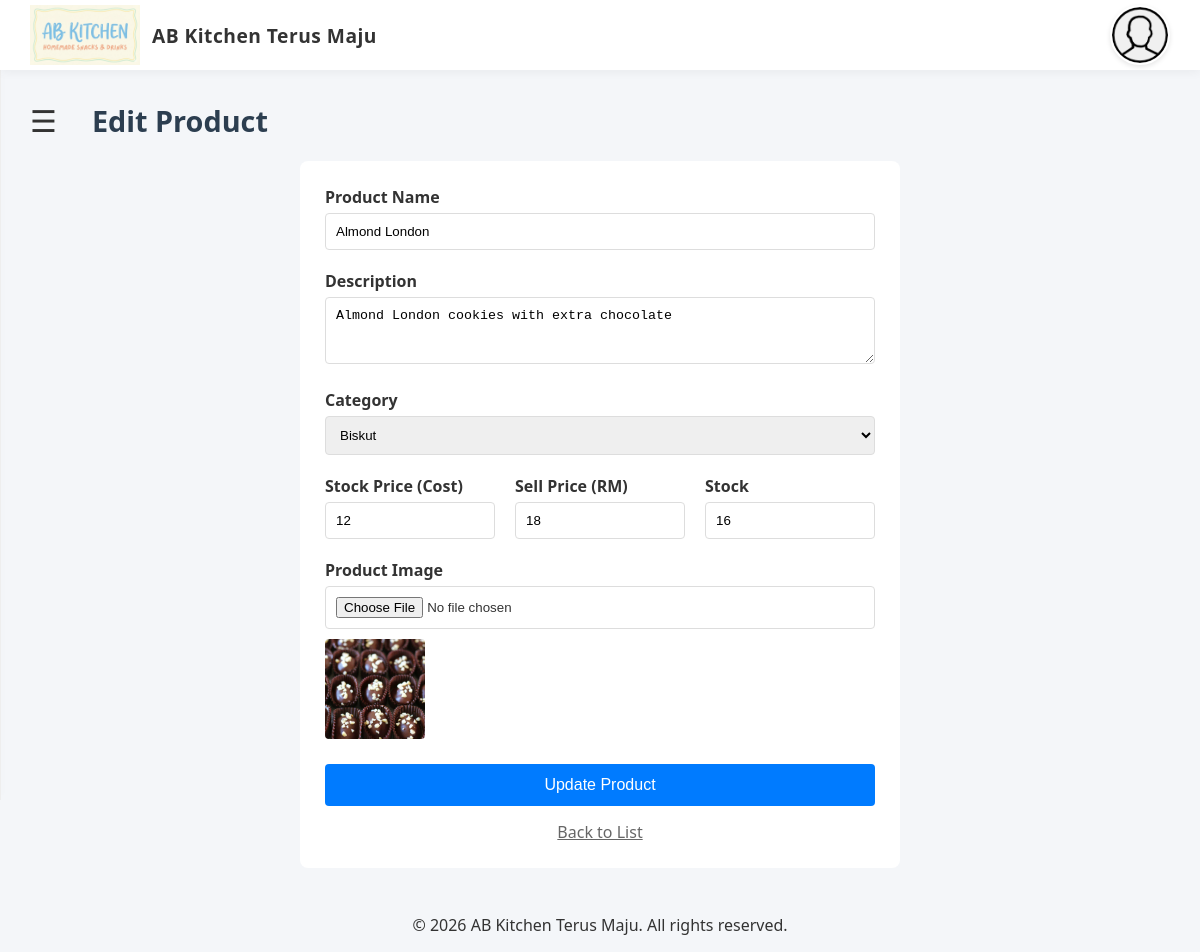
The app's page /products/edit?id=14 (signed in), older data.
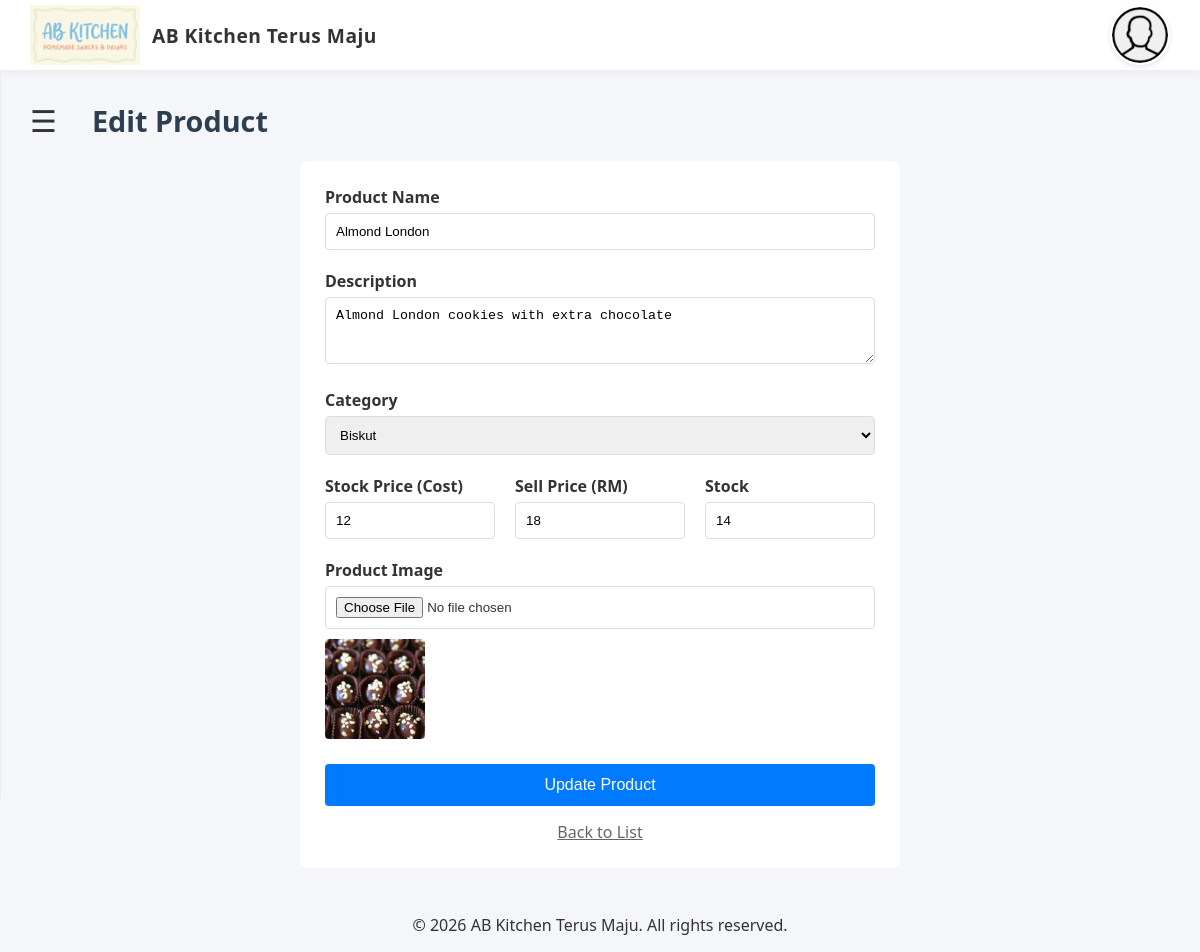
The same page, newer data.
### tables this page shows
CREATE TABLE products (
                id INTEGER PRIMARY KEY AUTOINCREMENT,
                name TEXT NOT NULL,
                description TEXT,
                price REAL NOT NULL,
                stock INTEGER DEFAULT 0,
                image_url TEXT,
                created_at DATETIME DEFAULT CURRENT_TIMESTAMP
            , stock_price REAL DEFAULT 0.00, category_id INTEGER DEFAULT NULL);

CREATE TABLE categories (
        id INTEGER PRIMARY KEY AUTOINCREMENT,
        name TEXT NOT NULL UNIQUE
    );

### pages/products/edit_product.php (the view, shortened to what this page needs)
<?php
require_once '../../header.php';
$id = $_GET['id'];
try {
    $stmt = $pdo->prepare("SELECT * FROM products WHERE id = ?");
    $stmt->execute([$id]);
    $product = $stmt->fetch();
} catch (PDOException $e) {
    die("Error: " . $e->getMessage());
}
$stmtCat = $pdo->query("SELECT * FROM categories ORDER BY name ASC");
$categories = $stmtCat->fetchAll();
?>
<!DOCTYPE html>
<html lang="en">
<head>
    <link rel="stylesheet" href="../../styles/admin_dashboard.css">
</head>
<body>
    <main class="dashboard-container" id="main">
        <div class="dashboard-header">
            <span class="menu-toggle" onclick="openNav(event)">&#9776;</span>
            <div class="welcome-banner">
                <h1>Edit Product</h1>
            </div>
        </div>
        <div class="form-container">
            <form method="POST" enctype="multipart/form-data">
                <div class="form-group">
                    <label>Product Name</label>
                    <input type="text" name="name" value="<?= htmlspecialchars($product['name']) ?>" required>
                </div>
                <div class="form-group">
                    <label>Description</label>
                    <textarea name="description" rows="3"><?= htmlspecialchars($product['description']) ?></textarea>
                </div>
                <div class="form-group">
                    <label>Category</label>
                    <select name="category_id" class="form-control" style="width:100%;padding:10px;border:1px solid #ddd;border-radius:4px;">
                        <?php foreach ($categories as $cat): ?>
                            <option value="<?= $cat['id'] ?>" <?= ($product['category_id'] ?? '') == $cat['id'] ? 'selected' : '' ?>>
                                <?= htmlspecialchars($cat['name']) ?>
                            </option>
                        <?php endforeach; ?>
                    </select>
                </div>
                <div class="form-group" style="display:flex;gap:20px;">
                    <div style="flex:1;">
                        <label>Stock Price (Cost)</label>
                        <input type="number" step="0.01" name="stock_price" value="<?= $product['stock_price'] ?? '0.00' ?>" placeholder="0.00">
                    </div>
                    <div style="flex:1;">
                        <label>Sell Price (RM)</label>
                        <input type="number" step="0.01" name="price" value="<?= $product['price'] ?>" required>
                    </div>
                    <div style="flex:1;">
                        <label>Stock</label>
                        <input type="number" name="stock" value="<?= $product['stock'] ?>" required>
                    </div>
                </div>
                <div class="form-group">
                    <label>Product Image</label>
                    <input type="file" name="image" accept="image/*">
                    <?php if ($product['image_url']): ?>
                        <br><img src="../../images/product/<?= htmlspecialchars($product['image_url']) ?>" class="current-img">
                    <?php endif; ?>
                </div>
                <button type="submit" class="btn-submit">Update Product</button>
            </form>
            <a href="/products" style="display:block;text-align:center;margin-top:15px;color:#666;">Back to List</a>
        </div>
    </main>
    <?php include '../../footer.php'; ?>
</body>
</html>

Row changes from the older to the newer data that the page shows:
changed products "Almond London": stock "16" → "14"
